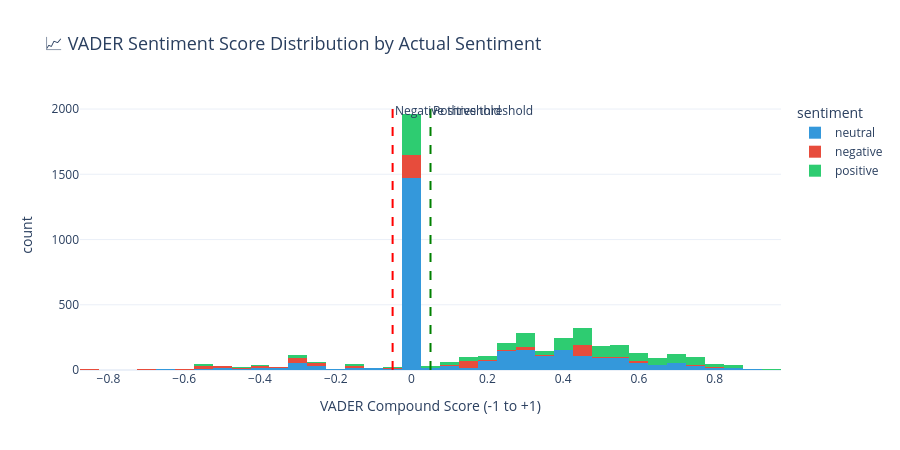

Source (notebook cell):
### Code cell
# ================================================
# STEP 6 - VISUALIZATION 2
# Sentiment Score Distribution
# ================================================

# Create histogram of VADER compound scores
fig2 = px.histogram(
    df,
    x='vader_score',
    color='sentiment',
    title='📈 VADER Sentiment Score Distribution by Actual Sentiment',
    nbins=50,
    color_discrete_map={
        'positive': '#2ECC71',
        'negative': '#E74C3C',
        'neutral': '#3498DB'
    },
    labels={
        'vader_score': 'VADER Compound Score (-1 to +1)',
        'count': 'Number of Headlines'
    },
    template='plotly_white'
)

fig2.add_vline(
    x=0.05, 
    line_dash='dash', 
    line_color='green',
    annotation_text='Positive threshold'
)

fig2.add_vline(
    x=-0.05, 
    line_dash='dash', 
    line_color='red',
    annotation_text='Negative threshold'
)

fig2.update_layout(
    title_font_size=18,
    height=450
)

fig2.show()

### Figure 1 — Plotly figure (JSON) as saved in the notebook; plotly's stock layout.template omitted (floating-point values rounded to 4 significant figures; data arrays with more than 128 entries replaced by an {"elided": "..."} marker saying what was removed)
{"data": [{"bingroup": "x", "hovertemplate": "sentiment=neutral<br>VADER Compound Score (-1 to +1)=%{x}<br>count=%{y}<extra></extra>", "legendgroup": "neutral", "marker": {"color": "#3498DB", "pattern": {"shape": ""}}, "name": "neutral", "nbinsx": 50, "orientation": "v", "showlegend": true, "type": "histogram", "x": {"elided": "2873 float values"}, "xaxis": "x", "yaxis": "y"}, {"bingroup": "x", "hovertemplate": "sentiment=negative<br>VADER Compound Score (-1 to +1)=%{x}<br>count=%{y}<extra></extra>", "legendgroup": "negative", "marker": {"color": "#E74C3C", "pattern": {"shape": ""}}, "name": "negative", "nbinsx": 50, "orientation": "v", "showlegend": true, "type": "histogram", "x": {"elided": "604 float values"}, "xaxis": "x", "yaxis": "y"}, {"bingroup": "x", "hovertemplate": "sentiment=positive<br>VADER Compound Score (-1 to +1)=%{x}<br>count=%{y}<extra></extra>", "legendgroup": "positive", "marker": {"color": "#2ECC71", "pattern": {"shape": ""}}, "name": "positive", "nbinsx": 50, "orientation": "v", "showlegend": true, "type": "histogram", "x": {"elided": "1363 float values"}, "xaxis": "x", "yaxis": "y"}], "layout": {"annotations": [{"showarrow": false, "text": "Positive threshold", "x": 0.05, "xanchor": "left", "xref": "x", "y": 1, "yanchor": "top", "yref": "y domain"}, {"showarrow": false, "text": "Negative threshold", "x": -0.05, "xanchor": "left", "xref": "x", "y": 1, "yanchor": "top", "yref": "y domain"}], "barmode": "relative", "height": 450, "legend": {"title": {"text": "sentiment"}, "tracegroupgap": 0}, "shapes": [{"line": {"color": "green", "dash": "dash"}, "type": "line", "x0": 0.05, "x1": 0.05, "xref": "x", "y0": 0, "y1": 1, "yref": "y domain"}, {"line": {"color": "red", "dash": "dash"}, "type": "line", "x0": -0.05, "x1": -0.05, "xref": "x", "y0": 0, "y1": 1, "yref": "y domain"}], "title": {"font": {"size": 18}, "text": "📈 VADER Sentiment Score Distribution by Actual Sentiment"}, "xaxis": {"anchor": "y", "domain": [0, 1], "title": {"text": "VADER Compound Score (-1 to +1)"}}, "yaxis": {"anchor": "x", "domain": [0, 1], "title": {"text": "count"}}}}
